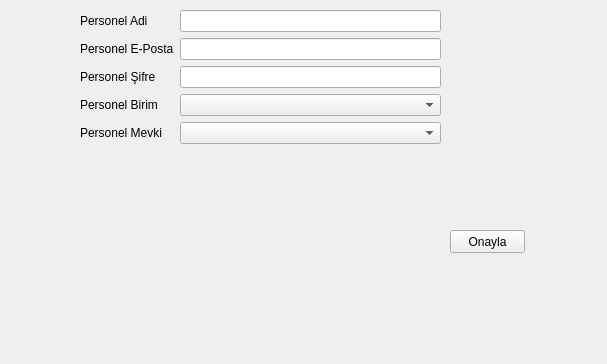
<?xml version="1.0" encoding="UTF-8"?>
<ui version="4.0">
 <class>PersonelEkleme</class>
 <widget class="QWidget" name="PersonelEkleme">
  <property name="geometry">
   <rect>
    <x>0</x>
    <y>0</y>
    <width>607</width>
    <height>364</height>
   </rect>
  </property>
  <property name="windowTitle">
   <string>Personel Ekleme Formu</string>
  </property>
  <widget class="QWidget" name="formLayoutWidget">
   <property name="geometry">
    <rect>
     <x>80</x>
     <y>10</y>
     <width>361</width>
     <height>141</height>
    </rect>
   </property>
   <layout class="QFormLayout" name="formLayout">
    <item row="0" column="0">
     <widget class="QLabel" name="talepAdiLabel">
      <property name="text">
       <string>Personel Adi</string>
      </property>
     </widget>
    </item>
    <item row="0" column="1">
     <widget class="QLineEdit" name="p_adi"/>
    </item>
    <item row="4" column="0">
     <widget class="QLabel" name="talepTanMLabel">
      <property name="text">
       <string>Personel Birim</string>
      </property>
     </widget>
    </item>
    <item row="4" column="1">
     <widget class="QComboBox" name="p_birim"/>
    </item>
    <item row="1" column="0">
     <widget class="QLabel" name="talepNemiLabel">
      <property name="text">
       <string>Personel E-Posta</string>
      </property>
     </widget>
    </item>
    <item row="1" column="1">
     <widget class="QLineEdit" name="p_eposta"/>
    </item>
    <item row="3" column="0">
     <widget class="QLabel" name="yetkiliPersonelLabel">
      <property name="text">
       <string>Personel Şifre</string>
      </property>
     </widget>
    </item>
    <item row="3" column="1">
     <widget class="QLineEdit" name="p_sifre"/>
    </item>
    <item row="5" column="0">
     <widget class="QLabel" name="talepTRLabel">
      <property name="text">
       <string>Personel Mevki</string>
      </property>
     </widget>
    </item>
    <item row="5" column="1">
     <widget class="QComboBox" name="p_mevki"/>
    </item>
   </layout>
  </widget>
  <widget class="QPushButton" name="onay">
   <property name="geometry">
    <rect>
     <x>450</x>
     <y>230</y>
     <width>75</width>
     <height>23</height>
    </rect>
   </property>
   <property name="text">
    <string>Onayla</string>
   </property>
  </widget>
 </widget>
 <tabstops>
  <tabstop>p_adi</tabstop>
  <tabstop>p_eposta</tabstop>
  <tabstop>p_sifre</tabstop>
  <tabstop>p_birim</tabstop>
  <tabstop>p_mevki</tabstop>
  <tabstop>onay</tabstop>
 </tabstops>
 <resources/>
 <connections/>
</ui>
